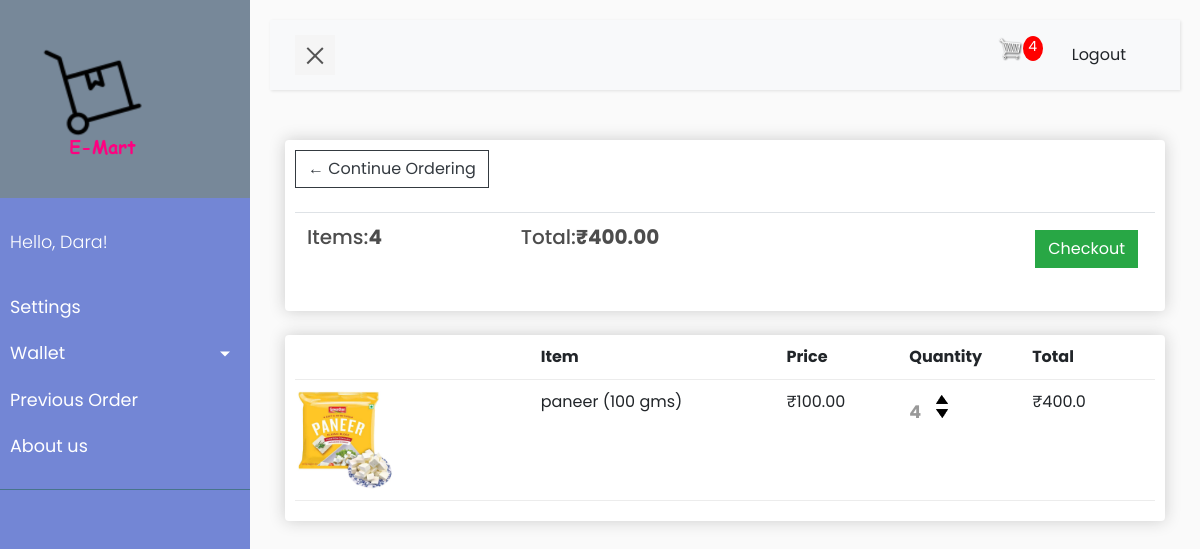
Screenshot of /cart/ (signed in) with the database file from the repository.
### accounts/models.py (models this page shows)
class CustomUser(AbstractUser):
    name = models.CharField(max_length=50, null=True, blank=True)
    email = models.EmailField(unique=True)
    Gender = models.CharField(max_length=6, choices=GENDER_CHOICES,default='Male')
    Birthday = models.DateField(null=True,blank=True,auto_created=True)
    phone_regex = RegexValidator(regex=r'^\+?1?\d{9,15}$',
                                 message="Phone number must be entered in the format: '+999999999'. Up to 15 digits "
                                         "allowed.")
    phone_number = models.CharField(validators=[phone_regex], max_length=17, blank=True)  # validators should be a list
    profile_pic = models.ImageField(default="default.png", null=True, blank=True)
    proof = models.ImageField(default="default_proof.JPG", blank=True, null=True)
    address1 = models.CharField(max_length=100, blank=True, null=True)
    address2 = models.CharField(max_length=100, blank=True, null=True)
    pin_code = models.CharField(max_length=12, blank=True, null=True)
    city = models.CharField(max_length=20, blank=True, null=True)
    country = models.CharField(max_length=12, blank=True, null=True)

### store/models.py (models this page shows, shortened)
class Order(models.Model):
    customer = models.ForeignKey(Customer, on_delete=models.SET_NULL, blank=True, null=True)
    complete = models.BooleanField(default=False)
    amount = models.IntegerField(default=0)
    payment_id = models.CharField(max_length=100, blank=False, default="due payment")
    order_id = models.CharField(max_length=100, blank=False)
    paidto_wallet = models.BooleanField(default=False)
    paid = models.BooleanField(default=False)
    @property
    def get_cart_total(self):
        orderitems = self.orderitem_set.all()
        total = sum([item.get_total for item in orderitems])
        return total
    @property
    def get_cart_items(self):
        orderitems = self.orderitem_set.all()
        total = sum([item.quantity for item in orderitems])
        return total

class OrderItem(models.Model):
    product = models.ForeignKey(Product, on_delete=models.SET_NULL, blank=True, null=True)
    order = models.ForeignKey(Order, on_delete=models.SET_NULL, blank=True, null=True)
    quantity = models.IntegerField(default=0, null=True, blank=True)
    @property
    def get_total(self):
        total = self.product.price * self.quantity
        return total

class Product(models.Model):
    name = models.CharField(max_length=200, null=True)
    price = models.FloatField()
    image = models.ImageField(null=True, blank=True)
    description = RichTextField(blank=True, null=True, default="Your description goes here...")
    tags = models.ManyToManyField(Tag)
    @property
    def imageURL(self):
        try:
            url = self.image.url
        except:
            url = ''
        return url

### store/views.py (the view)
# urls.py: path('cart/', views.cart, name="cart"),
@login_required(login_url='login_page')
def cart(request):
    if request.user.is_authenticated:
        customer = request.user
        order, created = Order.objects.get_or_create(customer=customer, complete=False)
        items = order.orderitem_set.all()
        cartItems = order.get_cart_items
        print(items)
    else:
        items = []
        order = {'get_cart_total': 0, 'get_cart_items': 0}
        cartItems = order['get_cart_items']
    context = {'items': items, 'order': order, 'cartItems': cartItems}
    return render(request, 'store/cart.html', context)

### store/templates/store/cart.html (shortened to what this page needs)
{% extends 'store/main.html' %}
{% load static %}
{% block content %}
    <div class="row">
        <div class="col-lg-12">
            <div class="box-element">
                <a class="btn btn-outline-dark" href="{% url 'ordered_item' %}">&#x2190; Continue Ordering</a>
                <br>
                <br>
                <table class="table">
                    <tr>
                        <th><h5>Items:<strong>{{ order.get_cart_items }}</strong></h5></th>
                        <th><h5>Total:<strong>₹{{ order.get_cart_total|floatformat:2 }}</strong></h5></th>
                        <th>
                            <a style="float:right;margin:5px" class="btn btn-success" href="{% url 'checkout' %}">Checkout</a>
                        </th>
                    </tr>
                </table>
            </div>
            <br>
            <div class="box-element">
                <div class="cart-row">
                    <div style="flex:2"></div>
                    <div style="flex:2"><strong>Item</strong></div>
                    <div style="flex:1"><strong>Price</strong></div>
                    <div style="flex:1"><strong>Quantity</strong></div>
                    <div style="flex:1"><strong>Total</strong></div>
                </div>
                {% for item in items %}
                    <div class="cart-row">
                        <div style="flex:2"><img class="row-image" src="{{ item.product.imageURL }}"></div>
                        <div style="flex:2">{{ item.product.name }}</div>
                        <div style="flex:1">₹{{ item.product.price|floatformat:2 }}</div>
                        <div style="flex:1">
                            <p class="quantity">{{ item.quantity }}</p>
                            <div class="quantity">
                                <img data-product="{{ item.product.id }}" data-action="add"
                                     class="chg-quantity update-cart" src="{% static  'images/arrow-up.png' %}">
                                <img data-product="{{ item.product.id }}" data-action="remove"
                                     class="chg-quantity update-cart" src="{% static  'images/arrow-down.png' %}">
                            </div>
                        </div>
                        <div style="flex:1">₹{{ item.get_total }}</div>
                    </div>
                {% endfor %}
            </div>
        </div>
    </div>
{% endblock content %}

### store/templates/store/main.html (shortened to what this page needs)
<!DOCTYPE html>
{% load static %}
<html>
<head>
    <link rel="stylesheet" href="https://stackpath.bootstrapcdn.com/bootstrap/4.4.1/css/bootstrap.min.css"
>
    <link rel="stylesheet" type="text/css" href="{% static 'css/main.css' %}">
    <link rel="stylesheet" type="text/css" href="{% static 'css/style5.css' %}">
</head>
<div class="wrapper">
    <nav id="sidebar">
        <div class="sidebar-header" style="background-color: lightslategray">
            <h3><a href="{% url 'ordered_item' %}"> <img class="logo"
                                                         src="{% static '/images/E-mart.drawio.png' %}"> </a></h3>
        </div>
        <ul class="list-unstyled components">
            <p>Hello, {{ request.user | title }}!</p>
            <li class="active">
                <span><a class="hello-msg" href="{% url 'settings' %}">Settings</a></span>
            </li>
            <li>
                <a href="#pageSubmenu" data-toggle="collapse" aria-expanded="false" class="dropdown-toggle">Wallet</a>
            </li>
            <li>
                <a href="{% url 'prev_orders' %}">Previous Order <span class="sr-only">(current)</span></a>
            </li>
            <li><a href="{% url 'aboutus' %}">About us</a></li>
        </ul>
    </nav>
    <div id="content">
        <nav class="navbar navbar-expand-lg navbar-light bg-light">
            <div class="container-fluid">
                <button type="button" id="sidebarCollapse" class="navbar-btn">
                    <span></span>
                </button>
                <div class="collapse navbar-collapse" id="navbarSupportedContent">
                    <ul class="nav navbar-nav ml-auto">
                        <li class="nav-item">
                            <a href="{% url 'cart' %}">
                                <img id="cart-icon" src="{% static 'images/cart.png' %}">
                            </a>
                        </li>
                        {% if cartItems %}
                            <li class="nav-item">
                                <a id="cart-total">{{ cartItems }}</a>
                            </li>
                        {% endif %}
                        <li class="nav-item px-3">
                            {% if request.user.is_anonymous %}
                                <span><a class="btn" href="{% url 'login_page' %}"> login</a></span>
                            {% else %}
                                <span><a class="btn" href="{% url 'logout_page' %}"> Logout</a></span>
                            {% endif %}
                        </li>
                    </ul>
                </div>
            </div>
        </nav>
        <div class="container">
            {% block content %}
            {% endblock content %}
        </div>
    </div>
</div>
</html>

### static/css/main.css (style rules this page uses)
h1, h2, h3, h4, h5, h6 { color: hsl(0, 0%, 30%); }
.box-element { box-shadow: hsl(0, 0%, 80%) 0 0 16px; background-color: #fff; border-radius: 4px; padding: 10px; }
#cart-icon { width: 25px; display: inline-block; margin-left: 15px; }
#cart-total { display: block; text-align: center; color: #fff; background-color: red; width: 20px; height: 25px; border-radius: 50%; font-size: 14px; }
.col-lg-4, .col-lg-6, .col-lg-8, .col-lg-12 { margin-top: 10px; }
.btn { border-radius: 0; }
.row-image { width: 100px; }
.cart-row { display: flex; align-items: flex-stretch; padding-bottom: 10px; margin-bottom: 10px; border-bottom: 1px solid #ececec; }
.quantity { display: inline-block; font-weight: 700; padding-right: 10px; }
.chg-quantity { width: 12px; cursor: pointer; display: block; margin-top: 5px; transition: .1s; }

### static/css/style5.css (style rules this page uses)
p { font-family: 'Poppins', sans-serif; font-size: 1.1em; font-weight: 300; line-height: 1.7em; color: #999; }
a, a:hover, a:focus { color: inherit; text-decoration: none; transition: all 0.3s; }
.navbar { padding: 15px 10px; background: #fff; border: none; border-radius: 0; margin-bottom: 40px; box-shadow: 1px 1px 3px rgba(0, 0, 0, 0.1); }
.navbar-btn { box-shadow: none; outline: none !important; border: none; }
.wrapper { display: flex; width: 100%; align-items: stretch; perspective: 1500px; }
#sidebar { min-width: 250px; max-width: 250px; background: #7386D5; color: #fff; transition: all 0.6s cubic-bezier(0.945, 0.020, 0.270, 0.665); transform-origin: bottom left; }
#sidebar .sidebar-header { padding: 20px; background: #6d7fcc; }
#sidebar ul.components { padding: 20px 0; border-bottom: 1px solid #47748b; }
#sidebar ul p { color: #fff; padding: 10px; }
#sidebar ul li a { padding: 10px; font-size: 1.1em; display: block; }
a[data-toggle="collapse"] { position: relative; }
.dropdown-toggle::after { display: block; position: absolute; top: 50%; right: 20px; transform: translateY(-50%); }
#content { width: 100%; padding: 20px; min-height: 100vh; transition: all 0.3s; }
#sidebarCollapse { width: 40px; height: 40px; background: #f5f5f5; cursor: pointer; }
#sidebarCollapse span { width: 80%; height: 2px; margin: 0 auto; display: block; background: #555; transition: all 0.8s cubic-bezier(0.810, -0.330, 0.345, 1.375); transition-delay: 0.2s; }
#sidebarCollapse span:last-of-type { transform: rotate(-45deg) translate(1px, -1px); }

### store/templates/store/main.html (style rules this page uses)
.hello-msg { font-size: 18px; color: #fff; margin-right: 20px; }
.logo { max-width: 150px; max-height: 150px; margin: 0 auto; border-radius: 10%; }

### rows the page displays
CustomUser: user "Dara"
Order: get_cart_items "4", get_cart_total "400.00"
OrderItem: product.imageURL (picture), product.name "paneer (100 gms)", product.price "100.00", quantity "4", get_total "400.0"

### other values shown
{{ cartItems }} "4"
